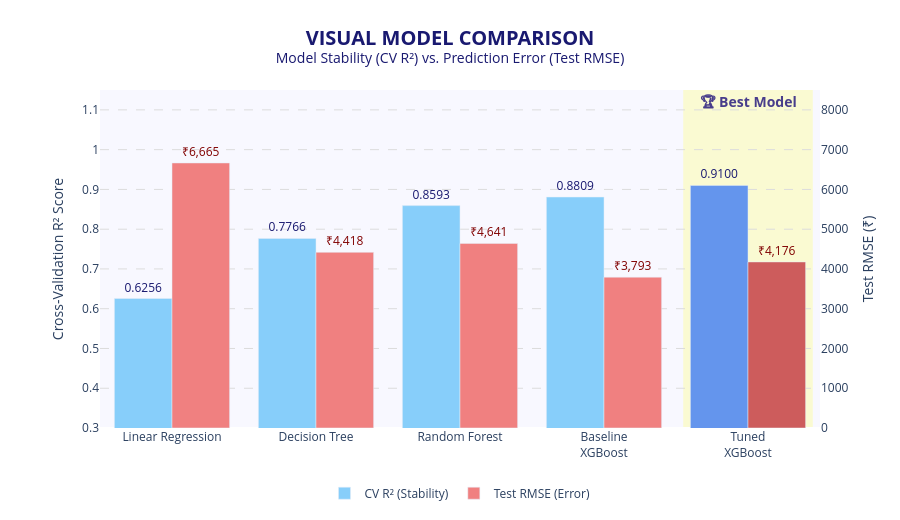

The notebook cell saved with this chart:
### Markdown cell above
<div style="margin-left: 20px; max-width: 90%">

### 📌 Visual Model Comparison

<div style="margin-left: 20px; max-width: 90%">

To visually identify the best-performing model, the dual-axis chart below plots the trade-off between model error (RMSE on the secondary axis) and model stability (Cross-Validation R² on the primary axis). The ideal model minimizes the line while maximizing the bar.

</div>
</div>

### Code cell
#   VISUAL MODEL COMPARISON (EXECUTIVE DESIGN)

df_compare['Model'] = df_compare['Model'].replace({'Baseline XGBoost' : 'Baseline<br>XGBoost','Tuned XGBoost': 'Tuned<br>XGBoost'})
fig = go.Figure()

r2_colors = ['lightskyblue', 'lightskyblue', 'lightskyblue', 'lightskyblue', 'cornflowerblue']  
rmse_colors = ['lightcoral', 'lightcoral', 'lightcoral', 'lightcoral', 'indianred'] 

# Primary Axis - CV R²
fig.add_trace(go.Bar(x=df_compare['Model'],y=df_compare['CV R²'],name='CV R² (Stability)',marker_color=r2_colors,text=[f"{val:.4f}" for val in df_compare['CV R²']],textposition='outside',textfont=dict(size=12, color='midnightblue'),yaxis='y1',offsetgroup=1))

# Secondary Axis - Test RMSE
fig.add_trace(go.Bar(x=df_compare['Model'],y=df_compare['Test RMSE'],name='Test RMSE (Error)',marker_color=rmse_colors,text=[f"₹{val:,.0f}" for val in df_compare['Test RMSE']],textposition='outside',textfont=dict(size=12, color='maroon'),yaxis='y2',offsetgroup=2))

fig.update_layout(barmode='group', title = dict(text= '<b>VISUAL MODEL COMPARISON</b><br>''<sup>Model Stability (CV R²) vs. Prediction Error (Test RMSE)</sup>',x=0.5,font= dict(size=20, color='midnightblue')),xaxis=dict(tickangle=0), yaxis=dict(title='Cross-Validation R² Score', range=[0.3, 1.15],gridcolor='gainsboro',griddash='dash'),yaxis2=dict(title='Test RMSE (₹)', overlaying='y', side='right', showgrid=False,range=[0, 8500]),legend=dict(orientation="h", yanchor="top", y=-0.15, xanchor="center",x=0.5),plot_bgcolor='ghostwhite',hovermode='x unified',height= 520,margin= dict(l=100, r=80, t=90, b=60))
fig.add_vrect(x0=3.55, x1=4.45,fillcolor="lightgoldenrodyellow",layer="below", line_width=0,annotation_text="🏆 Best Model", annotation_position="top",annotation_font=dict(color="darkslateblue", size=14, weight="bold"))
fig.show()

### Figure 1 — Plotly figure (JSON) as saved in the notebook; plotly's stock layout.template omitted (floating-point values rounded to 4 significant figures)
{"data": [{"marker": {"color": ["lightskyblue", "lightskyblue", "lightskyblue", "lightskyblue", "cornflowerblue"]}, "name": "CV R² (Stability)", "offsetgroup": "1", "text": ["0.6256", "0.7766", "0.8593", "0.8809", "0.9100"], "textfont": {"color": "midnightblue", "size": 12}, "textposition": "outside", "type": "bar", "x": ["Linear Regression", "Decision Tree", "Random Forest", "Baseline<br>XGBoost", "Tuned<br>XGBoost"], "y": [0.6256, 0.7766, 0.8593, 0.8809, 0.91], "yaxis": "y"}, {"marker": {"color": ["lightcoral", "lightcoral", "lightcoral", "lightcoral", "indianred"]}, "name": "Test RMSE (Error)", "offsetgroup": "2", "text": ["₹6,665", "₹4,418", "₹4,641", "₹3,793", "₹4,176"], "textfont": {"color": "maroon", "size": 12}, "textposition": "outside", "type": "bar", "x": ["Linear Regression", "Decision Tree", "Random Forest", "Baseline<br>XGBoost", "Tuned<br>XGBoost"], "y": [6665.0, 4418.0, 4641.0, 3793.0, 4176.0], "yaxis": "y2"}], "layout": {"annotations": [{"font": {"color": "darkslateblue", "size": 14, "weight": "bold"}, "showarrow": false, "text": "🏆 Best Model", "x": 4, "xanchor": "center", "xref": "x", "y": 1, "yanchor": "top", "yref": "y domain"}], "barmode": "group", "height": 520, "hovermode": "x unified", "legend": {"orientation": "h", "x": 0.5, "xanchor": "center", "y": -0.15, "yanchor": "top"}, "margin": {"b": 60, "l": 100, "r": 80, "t": 90}, "plot_bgcolor": "ghostwhite", "shapes": [{"fillcolor": "lightgoldenrodyellow", "layer": "below", "line": {"width": 0}, "type": "rect", "x0": 3.55, "x1": 4.45, "xref": "x", "y0": 0, "y1": 1, "yref": "y domain"}], "title": {"font": {"color": "midnightblue", "size": 20}, "text": "<b>VISUAL MODEL COMPARISON</b><br><sup>Model Stability (CV R²) vs. Prediction Error (Test RMSE)</sup>", "x": 0.5}, "xaxis": {"tickangle": 0}, "yaxis": {"gridcolor": "gainsboro", "griddash": "dash", "range": [0.3, 1.15], "title": {"text": "Cross-Validation R² Score"}}, "yaxis2": {"overlaying": "y", "range": [0, 8500], "showgrid": false, "side": "right", "title": {"text": "Test RMSE (₹)"}}}}
